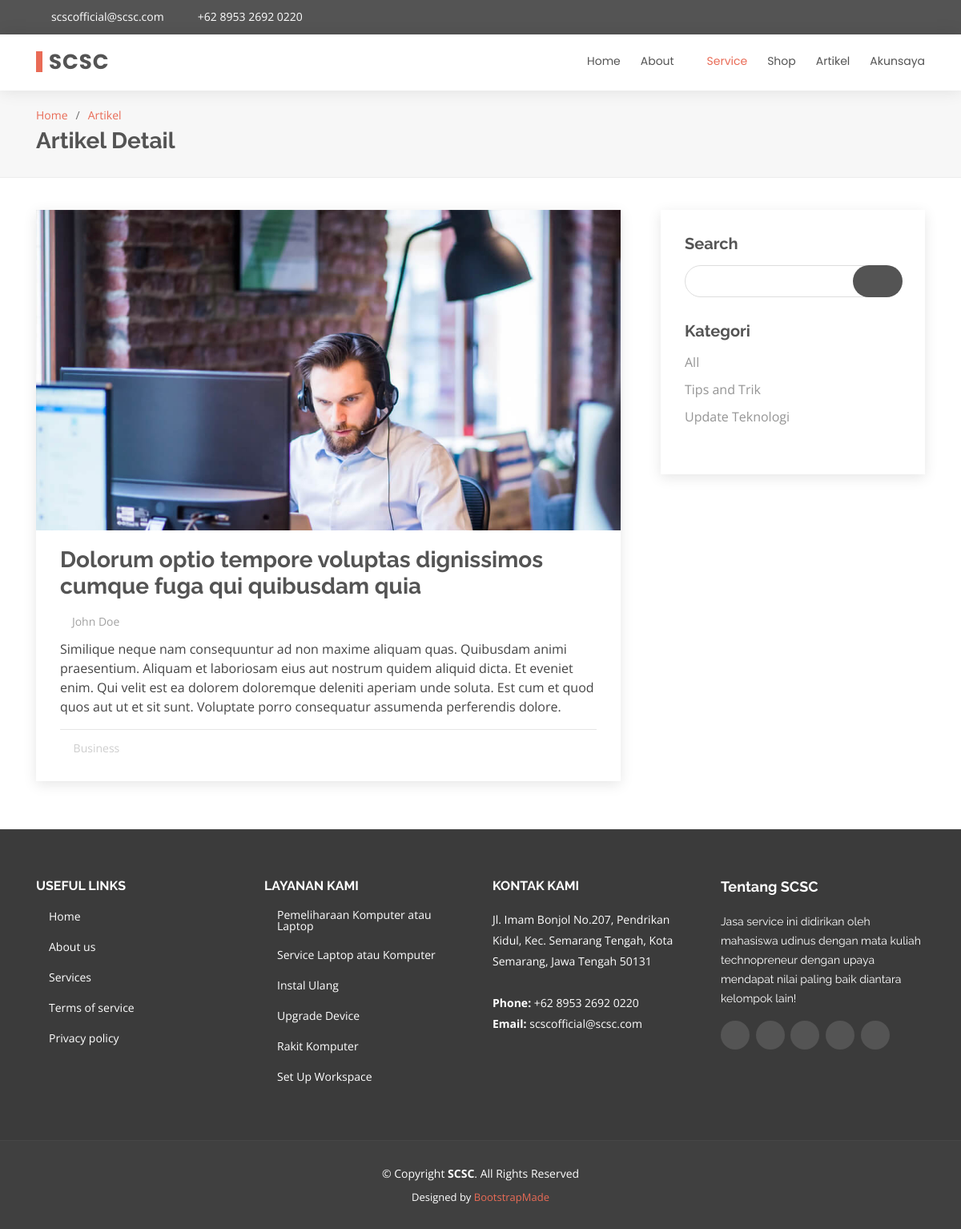
Page /artikel/detail/Dolorum-optio-tempore-voluptas-dignissimos-cumque-fuga-qui-quibusdam-quia on the earlier database version.
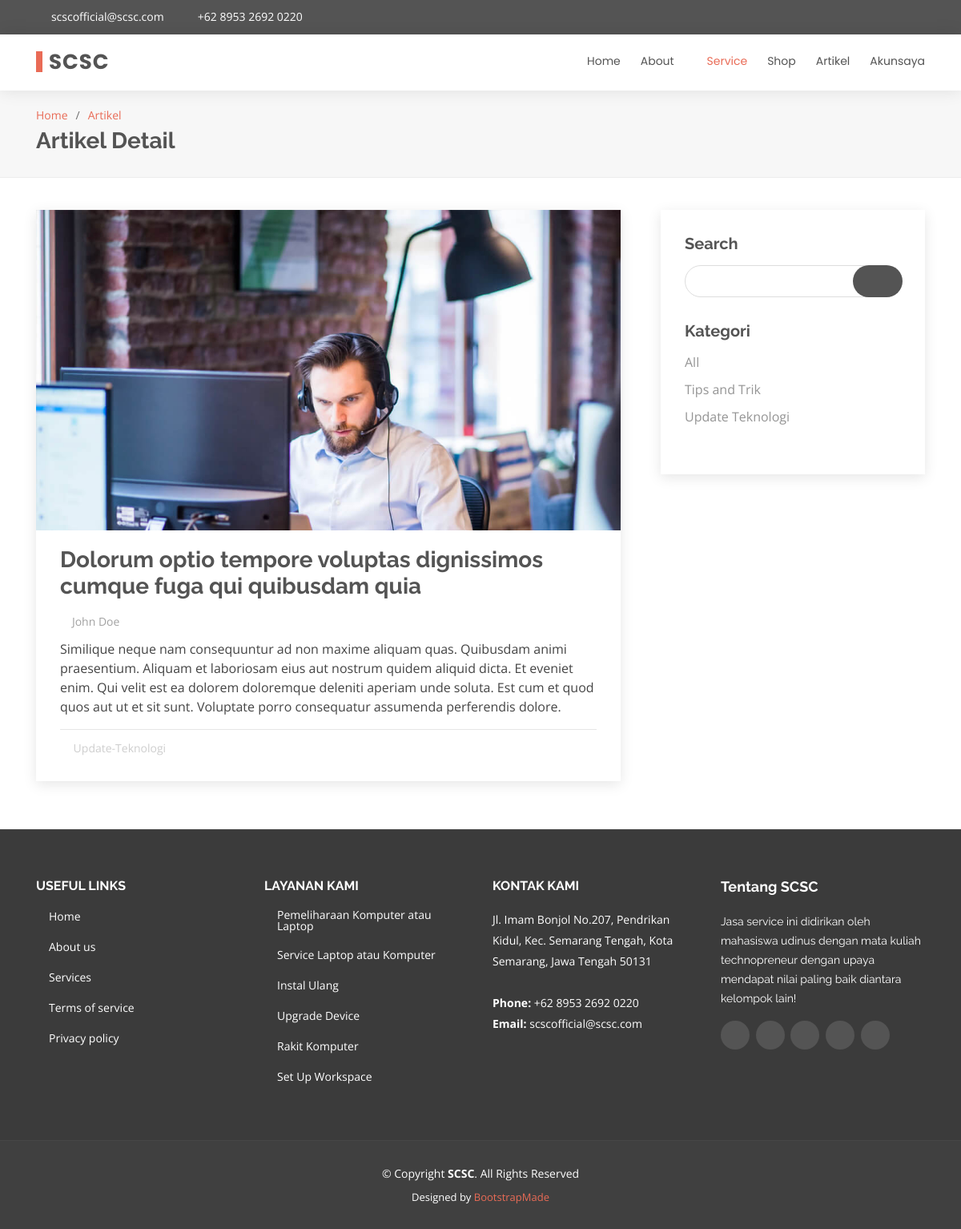
Same page on the later database version.
### tables this page shows
CREATE TABLE `artikel` (
  `id` int(191) NOT NULL,
  `title` varchar(191) NOT NULL,
  `slug` varchar(191) NOT NULL,
  `picture` varchar(191) NOT NULL,
  `author` varchar(191) NOT NULL,
  `text` text NOT NULL,
  `category` varchar(191) NOT NULL,
  `status` int(191) NOT NULL
);

### application/controllers/artikel.php (called while the page is built, shortened)
<?php
class artikel extends CI_Controller
{
    public function detail($detail)
    {
        $data['title'] = "SCSC - Artikel - Detail";
        $tempVar = $this->scsc->getAll("homemenu");
        $data['menu'] = $tempVar;
        $tempVar = $this->scsc->getAll("homemenuabout");
        $data['submenu'] = $tempVar;
        $tempVar = $this->scsc->getData("profil",array('name'=>'tentang'));
        $tempVar = $tempVar[0]["value"];
        $data['tentang'] = $tempVar;
        $tempVar = $this->scsc->getData("profil",array('name'=>'logo'));
        $tempVar = $tempVar[0]["value"];
        $data['logo'] = $tempVar;
        $tempVar = $this->scsc->getData("profil",array('name'=>'singkatan'));
        $tempVar = $tempVar[0]["value"];
        $data['singkatan'] = $tempVar;
        $tempVar = $this->scsc->getData("profil",array('name'=>'email'));
        $tempVar = $tempVar[0]["value"];
        $data['email'] = $tempVar;
        $tempVar = $this->scsc->getData("profil",array('name'=>'alamat'));
        $tempVar = $tempVar[0]["value"];
        $data['alamat'] = $tempVar;
        $tempVar = $this->scsc->getData("profil",array('name'=>'telp'));
        $tempVar = $tempVar[0]["value"];
        $data['telp'] = $tempVar;
        $tempVar = $this->scsc->getData("profil",array('name'=>'twitter'));
        $tempVar = $tempVar[0]["value"];
        $data['twitter'] = $tempVar;
        $tempVar = $this->scsc->getData("profil",array('name'=>'facebook'));
        $tempVar = $tempVar[0]["value"];
        $data['facebook'] = $tempVar;
        $tempVar = $this->scsc->getData("profil",array('name'=>'instagram'));
        $tempVar = $tempVar[0]["value"];
        $data['instagram'] = $tempVar;
        $tempVar = $this->scsc->getData("profil",array('name'=>'skype'));
        $tempVar = $tempVar[0]["value"];
        $data['skype'] = $tempVar;
        $tempVar = $this->scsc->getData("profil",array('name'=>'linkedin'));
        $tempVar = $tempVar[0]["value"];
        $data['linkedin'] = $tempVar;
        $tempVar = $this->scsc->getData("artikel",array('slug'=>$detail));
        $data['components'] = $tempVar;
        $tempVar = $this->scsc->getAll("artikel_category");
        $data['categories'] = $tempVar;
        $tempVar = $this->scsc->getData("service",array('status'=>'1'));
        $data['services'] = $tempVar;
        $data['link'] = "Artikel";
        $data['sublink'] = "Artikel Detail";
        $data['active'] = 3;
        $data['dd'] = 2;
        $data['dda'] = 0;
        $this->load->view('home/header', $data);
        $this->load->view('home/top', $data);
        $this->load->view('layanan/blog-single', $data);
        $this->load->view('layanan/sidearticle', $data);
        $this->load->view('home/footer', $data);
    }
}

### index.php (called while the page is built, shortened)
<?php
require_once BASEPATH.'core/CodeIgniter.php';

### application/models/scsc.php (called while the page is built, shortened)
<?php
class scsc extends CI_Model
{
    public function getData($dataBase, $where)
    {
        return $this->db->get_where($dataBase, $where)->result_array();
    }
}

### application/views/home/top.php (the view, shortened to what the changed rows need)
<body>
  <header id="header">
    <div class="container d-flex">
      <div class="logo mr-auto">
        <h1 class="text-light"><a href="<?= base_url()?>"><span><?= $singkatan; ?></span></a></h1>
      </div>
    </div>
  </header>

### application/views/layanan/blog-single.php (shortened to what the changed rows need)
<main id="main">
  <section id="breadcrumbs" class="breadcrumbs">
    <div class="container">
      <h2><?= $sublink;?></h2>
    </div>
  </section>
  <section id="blog" class="blog">
    <div class="container">
      <div class="row">
        <div class="col-lg-8 entries">
          <?php foreach($components as $component): ?>
          <article class="entry entry-single">
            <div class="entry-img">
              <img src="<?= base_url();?>assets/home/img/blog/<?= $component['picture'];?>" alt="" class="img-fluid">
            </div>
            <h2 class="entry-title">
              <a href="blog-single.html"><?= $component['title'];?></a>
            </h2>
            <div class="entry-meta">
              <ul>
                <li class="d-flex align-items-center"><i class="icofont-user"></i> <a href="blog-single.html"><?= $component['author'];?></a></li>
              </ul>
            </div>
            <div class="entry-content">
              <p>
                <?= $component['text'];?>
              </p>
            </div>
            <div class="entry-footer clearfix">
              <div class="float-left">
                <i class="icofont-folder"></i>
                <ul class="cats">
                  <li><a href="#"><?= $component['category'];?></a></li>
                </ul>
              </div>
            </div>
          </article>
          <?php endforeach;?>
        </div>

Differences in the rows shown:
changed artikel "Dolorum optio tempore voluptas dignissimos cumque fuga qui quibusdam quia": category "Business" → "Update-Teknologi"
